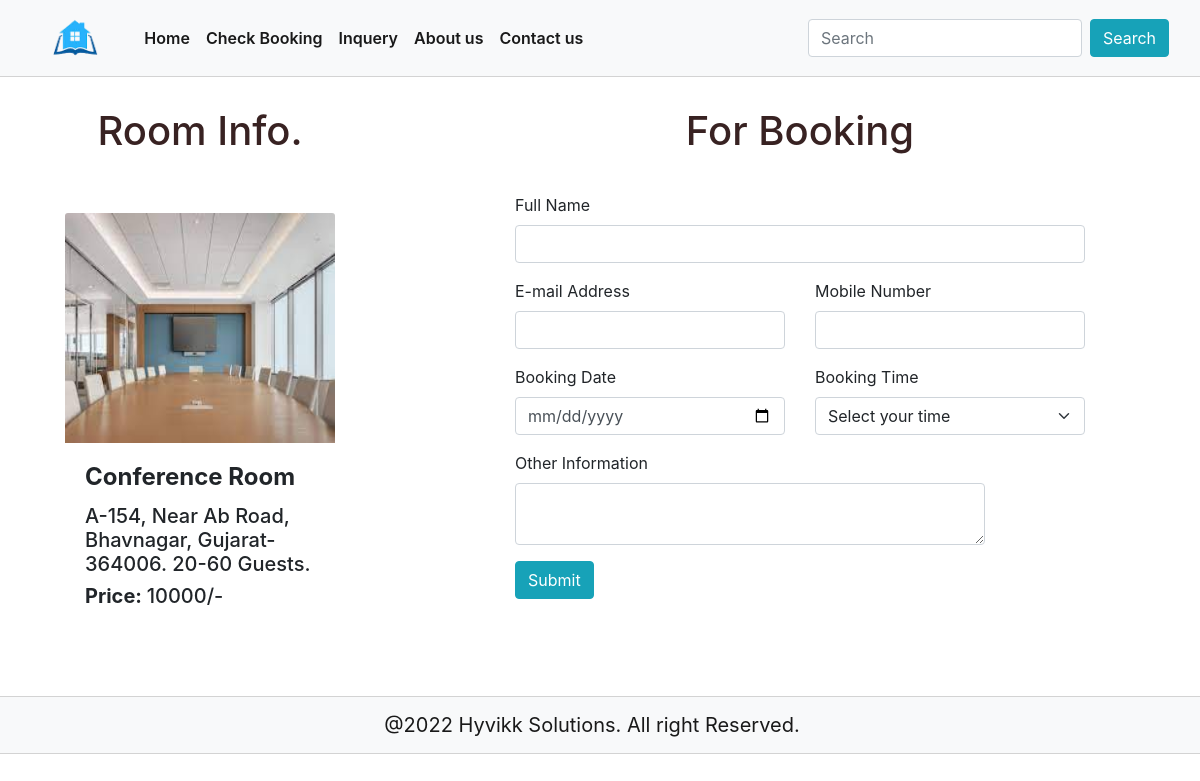
Page /book.php?id=1 on the committed database.
### tables this page shows
CREATE TABLE IF NOT EXISTS `rooms` (
  `id` int(11) NOT NULL AUTO_INCREMENT,
  `img` varchar(255) NOT NULL,
  `name` varchar(255) NOT NULL,
  `info` varchar(255) NOT NULL,
  `price` varchar(255) NOT NULL,
  `created_at` timestamp NOT NULL DEFAULT current_timestamp() ON UPDATE current_timestamp(),
  PRIMARY KEY (`id`)
);

### book.php (the view, shortened to what this page needs)
<!doctype html>
<html lang="en">
  <head>
    <?php include "links.php"; ?>
  </head>
  <body>
    <?php include "header.php"; ?>
    <div class="container-fluid main">
      <div class="row">
          <div class="col-md-4">
              <div class="title-head">
                <h1>Room Info.</h1>
              </div>
          </div>
          <div class="col-md-8">
              <div class="title-head">
                <h1>For Booking</h1>
              </div>
          </div>
        </div>
        <div class="row">
          <?php
            $id = $_REQUEST['id'];
            $sql = "SELECT * FROM rooms WHERE id = '$id'";
            $res = mysqli_query($con, $sql);
            while($row = mysqli_fetch_assoc($res)){
          ?>
            <div class="col-md-4">
              <div class="card">
                  <img src="assets/images/<?php echo $row['img']; ?>" class="card-img-top pro-img" alt="product image">
                  <div class="card-body">
                  <h4 class="card-title"><strong><?php echo $row['name']; ?></strong></h4>
                  <h5 class="card-text"><strong></strong><?php echo $row['info']; ?></h5>
                  <h5 class="card-text"><strong>Price: </strong><?php echo $row['price']; ?>/-</h5>
                </div>
              </div>
            </div>
          <?php }
          ?>
          <div class="col-md-6 offset-md-1">
            <form class="row g-3 needs-validation" name="form" id="form" action="book_con.php" method="POST">
                <div class="col-md-12">
                    <label for="validationCustomUsername" class="form-label">Full Name</label>
                    <input type="text" class="form-control" id="name" name="name" aria-describedby="inputGroupPrepend" >
                </div>
                <div class="col-md-6">
                    <label for="validationCustomUsername" class="form-label">E-mail Address</label>
                    <input type="text" class="form-control" id="email" name="email" aria-describedby="inputGroupPrepend" >
                </div>
                <div class="col-md-6">
                    <label for="validationCustomUsername" class="form-label">Mobile Number</label>
                    <input type="text" class="form-control" id="mobile" name="mobile" aria-describedby="inputGroupPrepend" >
                </div>
                <div class="col-md-6">
                    <label for="validationCustomUsername" class="form-label">Booking Date</label>
                    <input type="date" class="form-control" id="date" name="date" aria-describedby="inputGroupPrepend" >
                </div>
                <div class="col-md-6">
                    <label for="validationCustomUsername" class="form-label">Booking Time</label>
                    <select class="form-select" id="time" name="time" title="We have only two slot for time or this hourse is fixed">
                        <option selected disabled>Select your time</option>
                    </select>
                </div>
                <div class="col-md-10">
                    <label for="validationCustomUsername" class="form-label">Other Information </label>
                    <textarea type="text" title="if you share any thing about room or other information so type here.." class="form-control" id="desc" name="desc" aria-describedby="inputGroupPrepend" ></textarea>
                </div>
                <div class="col-12">
                <input class="btn btn-info" id="submit" name="submit" type="submit" value="Submit" />
                </div>
            </form>
          </div>
        </div>
      </div>
      <br><br>
    <?php include "footer.php"; ?>
    </body>
</html>

### assets/css/style.css (style rules this page uses)
.main { min-height: 500px!important; }
.title-head { text-align: center!important; padding: 30px 20px!important; color:#382222; }
.card { margin:20px 50px; border:none!important }
.card img { height: 230px!important; width: auto; }

### rows in the picture
rooms: img (picture), name "Conference Room", info "A-154, Near Ab Road, Bhavnagar, Gujarat-364006. 20-60 Guests.", price "10000"
